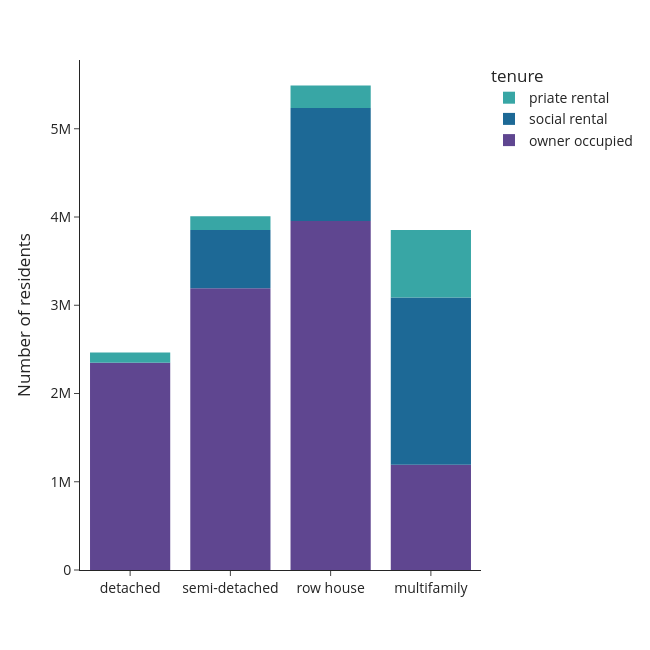

The cell this chart's notebook holds for it:
### Code cell
df = use['n_hhdmem'+year].groupby(level=[1,0], sort=False).sum().reset_index()
    fig = px.bar(df, y='n_hhdmem'+year, x='typology_lab',color=lab, 
                 #text=df['percentage'].apply(lambda x: '{0:.1%}'.format(x)), 
                 labels={'n_hhdmem'+year:'Number of residents',
                         'typology_lab':'',
                         lab:class_name_short}, 
                 template='simple_white', 
             color_discrete_sequence=px.colors.qualitative.Prism) 
    #fig.update_traces(textposition='inside')
    fig.update_layout(width=650, height=650, 
                      #xaxis_tickformat = '.0%',
                      font=dict(size=14),
                      legend=dict(
        traceorder='reversed',
        #orientation="h",
        #entrywidth=70,
        #yanchor="bottom",
        #y=1.02,
        #xanchor="left",
        #x=-0.25
    ))
    fig.update_traces(marker_line_width=0)
    fig.write_image('visualisations/'+class_name_short+'/stackedbars_cap_per_type_class'+year+'.png', scale=3)
    fig.show()

### Figure 1 — Plotly figure (JSON) as saved in the notebook; plotly's stock layout.template omitted (floating-point values rounded to 4 significant figures)
{"data": [{"alignmentgroup": "True", "hovertemplate": "tenure=owner occupied<br>=%{x}<br>Number of residents=%{y}<extra></extra>", "legendgroup": "owner occupied", "marker": {"color": "rgb(95, 70, 144)", "line": {"width": 0}, "pattern": {"shape": ""}}, "name": "owner occupied", "offsetgroup": "owner occupied", "orientation": "v", "showlegend": true, "textposition": "auto", "type": "bar", "x": ["detached", "semi-detached", "row house", "multifamily"], "xaxis": "x", "y": [2345810, 3192685, 3955720, 1192140], "yaxis": "y"}, {"alignmentgroup": "True", "hovertemplate": "tenure=social rental<br>=%{x}<br>Number of residents=%{y}<extra></extra>", "legendgroup": "social rental", "marker": {"color": "rgb(29, 105, 150)", "line": {"width": 0}, "pattern": {"shape": ""}}, "name": "social rental", "offsetgroup": "social rental", "orientation": "v", "showlegend": true, "textposition": "auto", "type": "bar", "x": ["detached", "semi-detached", "row house", "multifamily"], "xaxis": "x", "y": [5660, 659440, 1280595, 1897120], "yaxis": "y"}, {"alignmentgroup": "True", "hovertemplate": "tenure=priate rental<br>=%{x}<br>Number of residents=%{y}<extra></extra>", "legendgroup": "priate rental", "marker": {"color": "rgb(56, 166, 165)", "line": {"width": 0}, "pattern": {"shape": ""}}, "name": "priate rental", "offsetgroup": "priate rental", "orientation": "v", "showlegend": true, "textposition": "auto", "type": "bar", "x": ["detached", "semi-detached", "row house", "multifamily"], "xaxis": "x", "y": [112665, 155535, 253875, 764615], "yaxis": "y"}], "layout": {"barmode": "relative", "font": {"size": 14}, "height": 650, "legend": {"title": {"text": "tenure"}, "tracegroupgap": 0, "traceorder": "reversed"}, "margin": {"t": 60}, "width": 650, "xaxis": {"anchor": "y", "domain": [0, 1], "title": {"text": ""}}, "yaxis": {"anchor": "x", "domain": [0, 1], "title": {"text": "Number of residents"}}}}
